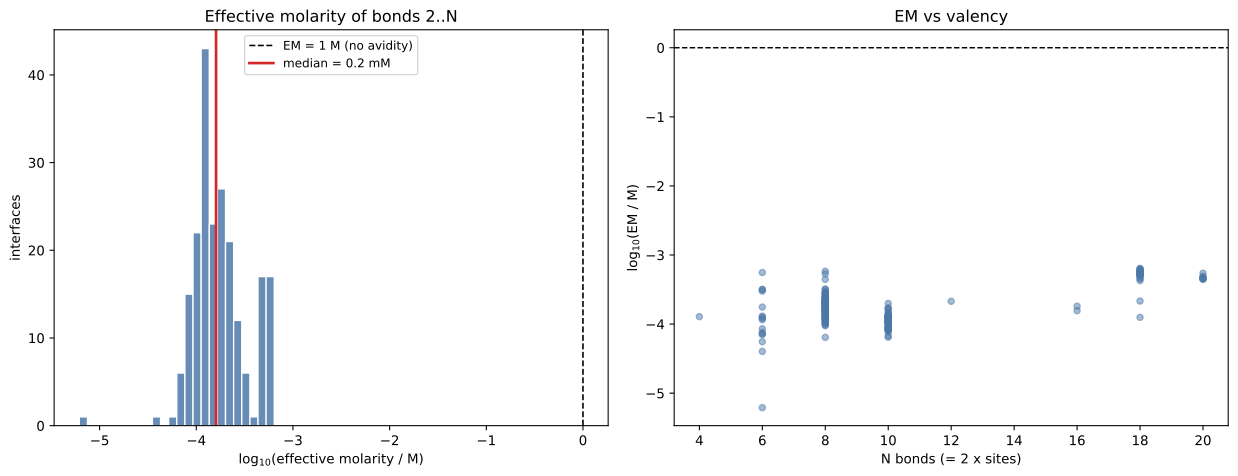

This figure's Python source:
import os as _os
def _find_repo():
    d=_os.path.dirname(_os.path.abspath(__file__))
    while d!='/' and not _os.path.exists(_os.path.join(d,'Filtered_DF_Tm.csv')):
        d=_os.path.dirname(d)
    return d
__REPO__=_find_repo()
"""
Effective molarity (EM) of the avidity shortfall.

Attribute the gap between the measured interface free energy and the ONE-INITIATION sequence
reference to bonds 2..N each hybridizing intramolecularly at an effective local concentration EM
instead of the 1 M bimolecular standard:

    dG_Exp - dG_Seq(1 init)  =  (N - 1) * RT * ln(1 M / EM)
    =>  EM = exp( -(dG_Exp - dG_Seq(1init)) / ((N-1) * RT) )   [M]

  dG_Seq(1 init) = sum of per-bond (stacking + salt) + ONE initiation (not N).
                   The two tiles dock as ONE body: only the nucleating bond pays the bimolecular
                   initiation (translational/rotational entropy); bonds 2..N form intramolecularly.
  N              = total duplex bonds = 2 per binding site (add_Pairs).
  EM > 1 M  => favourable preorganization (positive avidity);
  EM < 1 M  => bonds effectively dilute (negative cooperativity).

Each bond's stacking+salt+initiation come ONLY from its own sequence (calc_unified_nn + full salt
correction), identical to compute_alpha.py.  Robust experimental-dG set, 9nt excluded.
Run from Tile_TileResults.  Writes effective_molarity.csv + .svg here.
"""
import os, math, warnings, numpy as np, pandas as pd, nbformat
import matplotlib; matplotlib.use("Agg"); import matplotlib.pyplot as plt
warnings.filterwarnings("ignore")
PROJ = __REPO__
OUT = os.path.join(PROJ, "Figure2_NegativeCooperativity", "Effective_Molarity"); os.chdir(PROJ)

# ---- rebuild NN per-bond thermo (same as compute_alpha.py) ----
nb = nbformat.read("Tile_Tile_Master.ipynb", as_version=4)
G = {"pd": pd, "np": np, "math": math}
for i in (3, 4, 6, 7, 8):  run = exec(nb.cells[i].source, G)
for i in (20, 21):         exec(nb.cells[i].source, G)
G["nt7"] = pd.read_csv("nt7.csv", index_col=0); G["nt6"] = pd.read_csv("nt6.csv", index_col=0)
G["nt5"] = pd.read_csv("nt5.csv", index_col=0); G["nt9"] = pd.read_csv("nt9.csv", index_col=0)
G["nt9_stack"] = pd.read_csv("nt9_stack.csv", index_col=0)
exec(nb.cells[30].source, G)

LEN = {"5": 5, "X": 5, "6": 6, "7": 7, "9": 9, "A": 7, "B": 7}
nt1 = {"5": G["nt5_1"], "6": G["nt6_1"], "7": G["nt7_1"], "9": G["nt9_1"]}
const1 = G["constant_1"]; calc = G["calc_unified_nn"]; init_G = G["init_G"]
ionic = 3.3 * math.sqrt(0.0113)   # [Na+]_eq = 3.3*sqrt([Mg2+]); Mg = 11.3 mM
def _corr(L): return 0.114 * (L-1) * math.log(ionic)
def _init(seq):                                   # per-bond bimolecular initiation dG (both ends)
    seq = seq.upper(); return sum(init_G["AT" if b in "AT" else "GC"] for b in (seq[0], seq[-1]))

def _bond_seqs(code):
    sites = []
    for i, ch in enumerate(code):
        if ch == "0": continue
        L = LEN.get(ch)
        if L is None: return None
        if ch in "5X679":
            t = "5" if ch == "X" else ch
            s1 = str(nt1[t]["Sequence"][2*i]); s2 = str(nt1[t]["Sequence"][2*i+1])
        elif ch == "A": s1, s2 = str(const1["Sequence"][0]), str(const1["Sequence"][1])
        elif ch == "B": s1, s2 = str(const1["Sequence"][2]), str(const1["Sequence"][3])
        sites.append((s1, s2, L))
    return sites

def bond_table(code):
    """per bond: salt-corrected dG (incl init) and the init part alone."""
    sites = _bond_seqs(code)
    if sites is None: return None
    dG, ini = [], []
    for s1, s2, L in sites:
        for s in (s1, s2):
            dG.append(calc(s)["Delta_G_37 (kcal/mol)"] - _corr(L))
            ini.append(_init(s))
    return np.array(dG), np.array(ini)

RT = 1.987204e-3 * 310.15     # kcal/mol at 37 C

# ---- robust experimental dG set (same filter as alpha) ----
d = pd.read_csv("Filtered_DF_HS.csv"); d["code"] = d["Code"].astype(str).str.partition(".")[0]
sub = d[(d["Reliable"] == True) & (d["Confidence"] == "high")]
g = (sub.groupby("code").agg(Exp_dG=("Exp_DeltaG", "median"), n_sites=("Num_Bonds", "first"),
                             n_reps=("Exp_DeltaG", "size")).reset_index())
g = g[g["n_reps"] >= 2].dropna(subset=["Exp_dG", "n_sites"])
g = g[~g["code"].str.contains("9")].reset_index(drop=True)

rows = []
for _, r in g.iterrows():
    bt = bond_table(r["code"])
    if bt is None: continue
    dG, ini = bt; N = len(dG)
    if N < 2: continue
    dG_seq_Ninit = dG.sum()
    dG_seq_1init = dG_seq_Ninit - ini.sum() * (N - 1) / N     # keep ONE (mean) initiation
    shortfall = r["Exp_dG"] - dG_seq_1init                     # >0 => measured weaker
    EM_bonds = math.exp(-shortfall / ((N - 1) * RT))
    EM_sites = math.exp(-shortfall / ((r["n_sites"] - 1) * RT)) if r["n_sites"] > 1 else np.nan
    rows.append(dict(code=r["code"], n_sites=int(r["n_sites"]), N_bonds=N, n_reps=int(r["n_reps"]),
                     Exp_dG=round(r["Exp_dG"], 3), dG_Seq_Ninit=round(dG_seq_Ninit, 3),
                     dG_Seq_1init=round(dG_seq_1init, 3), shortfall_kcal=round(shortfall, 3),
                     EM_per_bond_M=EM_bonds, EM_per_site_M=EM_sites))
a = pd.DataFrame(rows); a.to_csv(os.path.join(OUT, "effective_molarity.csv"), index=False)

em = a["EM_per_bond_M"]
print(f"interfaces: {len(a)}   (robust dG, 9nt excluded)")
print(f"shortfall dG_Exp - dG_Seq(1init): median={a.shortfall_kcal.median():+.2f} kcal/mol "
      f"(>0 => measured weaker than one-init reference)")
print(f"EM per bond (M):  median={em.median():.3e}  IQR=[{em.quantile(.25):.3e}, {em.quantile(.75):.3e}]")
print(f"                  = median {em.median()*1e3:.2f} mM ;  log10(EM) median={np.log10(em).median():+.2f}")
print(f"EM per site (M):  median={a['EM_per_site_M'].median():.3e}")
frac_below = (em < 1).mean()*100
print(f"interfaces with EM < 1 M (dilute / negative coop): {frac_below:.0f}%")

# ---- figure ----
fig, ax = plt.subplots(1, 2, figsize=(13, 5.1))
ax[0].hist(np.log10(em), bins=24, color="#4C78A8", alpha=0.85, edgecolor="white")
ax[0].axvline(0, color="k", ls="--", lw=1.2, label="EM = 1 M (no avidity)")
ax[0].axvline(np.log10(em.median()), color="C3", lw=2, label=f"median = {em.median()*1e3:.1f} mM")
ax[0].set(xlabel="log$_{10}$(effective molarity / M)", ylabel="interfaces",
          title="Effective molarity of bonds 2..N")
ax[0].legend(fontsize=9)
ax[1].scatter(a["N_bonds"], np.log10(em), s=22, alpha=0.5, color="#4C78A8")
ax[1].axhline(0, color="k", ls="--", lw=1.1)
ax[1].set(xlabel="N bonds (= 2 x sites)", ylabel="log$_{10}$(EM / M)",
          title="EM vs valency")
plt.tight_layout(); plt.savefig(os.path.join(OUT, "effective_molarity.svg"), bbox_inches="tight")
print("saved effective_molarity.csv + .svg in", OUT)
